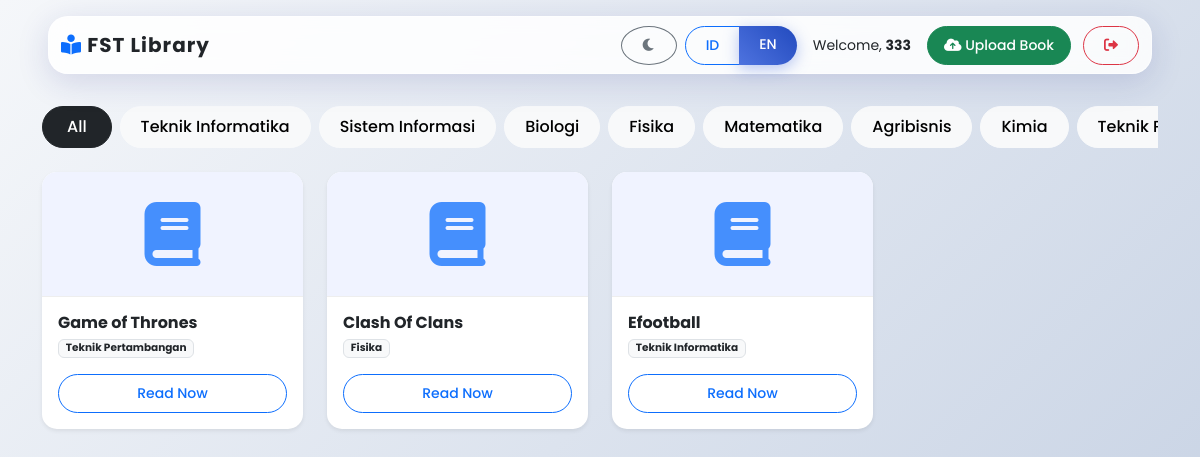
/index.php?lang=en (signed in), run on the app's committed database.
### tables this page shows
CREATE TABLE `books` (
  `id` int(11) NOT NULL,
  `user_id` int(11) DEFAULT NULL,
  `title` varchar(100) NOT NULL,
  `category` varchar(50) NOT NULL,
  `file_path` varchar(255) NOT NULL,
  `uploaded_at` timestamp NOT NULL DEFAULT current_timestamp()
);

### db.php (called while the page is built, shortened)
<?php
$dictionary = [
    'id' => [
        'welcome' => 'Selamat Datang',
        'library' => 'Perpustakaan FST',
        'upload' => 'Unggah Buku',
        'read' => 'Baca Sekarang',
        'category' => 'Kategori',
        'logout' => 'Keluar',
        'search_placeholder' => 'Cari kata...',
        'back' => 'Kembali',
        'dark_mode' => 'Mode Gelap',
        'login_title' => 'Masuk ke Sistem',
        'username' => 'Nama Pengguna',
        'password' => 'Kata Sandi',
        'no_book' => 'Belum ada buku. Unggah sekarang!',
        'upload_modal_title' => 'Unggah ePub Baru',
        'title_label' => 'Judul Buku',
        'file_label' => 'File Buku (.epub)',
        'btn_close' => 'Tutup',
        'btn_upload' => 'Unggah'
    ],
    'en' => [
        'welcome' => 'Welcome',
        'library' => 'FST Library',
        'upload' => 'Upload Book',
        'read' => 'Read Now',
        'category' => 'Category',
        'logout' => 'Logout',
        'search_placeholder' => 'Search words...',
        'back' => 'Back',
        'dark_mode' => 'Dark Mode',
        'login_title' => 'System Login',
        'username' => 'Username',
        'password' => 'Password',
        'no_book' => 'No books yet. Upload now!',
        'upload_modal_title' => 'Upload New ePub',
        'title_label' => 'Book Title',
        'file_label' => 'Book File (.epub)',
        'btn_close' => 'Close',
        'btn_upload' => 'Upload'
    ]
];
$lang = $dictionary[$_SESSION['curr_lang']];
?>

### index.php (the view, shortened to what this page needs)
<?php
include 'db.php';
$cat_filter = "";
$active_cat = "All";
$sql = "SELECT users.username, books.* FROM books
        JOIN users ON books.user_id = users.id
        $cat_filter
        ORDER BY books.uploaded_at DESC";
$books = $conn->query($sql);
?>
<!DOCTYPE html>
<html lang="<?= $_SESSION['curr_lang'] ?>">
<head>
    <link href="https://cdn.jsdelivr.net/npm/bootstrap@5.3.0/dist/css/bootstrap.min.css" rel="stylesheet">
    <link rel="stylesheet" href="https://cdnjs.cloudflare.com/ajax/libs/font-awesome/6.0.0/css/all.min.css">
    <link rel="stylesheet" href="style.css">
</head>
<body>
    <nav class="navbar navbar-expand-lg navbar-dark bg-transparent pt-3 px-3 px-md-5">
        <div class="container-fluid glass-card py-2">
            <a class="navbar-brand text-dark fw-bold" href="index.php">
                <i class="fas fa-book-reader text-primary"></i> <?= $lang['library'] ?>
            </a>
            <div class="d-flex align-items-center gap-2">
                <button onclick="toggleDarkMode()" class="btn btn-outline-secondary btn-sm rounded-circle" title="<?= $lang['dark_mode'] ?>">
                    <i class="fas fa-moon"></i>
                </button>
                <div class="btn-group btn-group-sm">
                    <a href="?lang=id" class="btn <?= $_SESSION['curr_lang'] == 'id' ? 'btn-primary' : 'btn-outline-primary' ?>">ID</a>
                    <a href="?lang=en" class="btn <?= $_SESSION['curr_lang'] == 'en' ? 'btn-primary' : 'btn-outline-primary' ?>">EN</a>
                </div>
                <div class="d-none d-md-block text-dark small ms-2">
                    <?= $lang['welcome'] ?>, <b><?= htmlspecialchars($_SESSION['user']) ?></b>
                </div>
                <button class="btn btn-success btn-sm rounded-pill px-3 ms-2" data-bs-toggle="modal" data-bs-target="#uploadModal">
                    <i class="fas fa-cloud-upload-alt"></i> <span class="d-none d-md-inline"><?= $lang['upload'] ?></span>
                </button>
                <a href="logout.php" class="btn btn-outline-danger btn-sm rounded-pill ms-1">
                    <i class="fas fa-sign-out-alt"></i>
                </a>
            </div>
        </div>
    </nav>
    <div class="container mt-4 mb-5">
        <div class="d-flex gap-2 overflow-auto pb-3 mb-2">
            <a href="index.php" class="btn <?= $active_cat == 'All' ? 'btn-dark' : 'btn-light' ?> rounded-pill px-4">All</a>
            <?php
            $categories = ['Teknik Informatika', 'Sistem Informasi', 'Biologi', 'Fisika', 'Matematika', 'Agribisnis', 'Kimia', 'Teknik Pertambangan'];
            foreach($categories as $cat):
            ?>
                <a href="?cat=<?= $cat ?>" class="btn <?= $active_cat == $cat ? 'btn-dark' : 'btn-light' ?> rounded-pill text-nowrap">
                    <?= $cat ?>
                </a>
            <?php endforeach; ?>
        </div>
        <div class="row g-4">
            <?php while($b = $books->fetch_assoc()): ?>
            <div class="col-6 col-md-4 col-lg-3">
    <div class="card book-card h-100 shadow-sm">
        <div class="book-icon-wrapper">
            <i class="fas fa-book fa-4x text-primary opacity-75"></i>
        </div>
        <div class="card-body d-flex flex-column p-3">
            <h6 class="card-title fw-bold text-dark mb-1 text-truncate" title="<?= htmlspecialchars($b['title']) ?>">
                <?= htmlspecialchars($b['title']) ?>
            </h6>
            <small class="text-muted mb-3 d-block">
                <span class="badge bg-light text-dark border"><?= $b['category'] ?></span>
            </small>
            <a href="reader.php?id=<?= $b['id'] ?>" class="btn btn-outline-primary btn-sm mt-auto w-100 rounded-pill">
                <?= $lang['read'] ?>
            </a>
        </div>
        </div>
    </div>
    <?php endwhile; ?>
</div>
    </div>
</body>
</html>

### style.css (style rules this page uses)
:root { --primary-color: #4e73df; --secondary-color: #858796; --bg-gradient: linear-gradient(135deg, #f5f7fa 0%, #c3cfe2 100%); --glass-bg: rgba(255, 255, 255, 0.85); --glass-border: 1px solid rgba(255, 255, 255, 0.5); --card-shadow: 0 8px 32px 0 rgba(31, 38, 135, 0.15); }
body { font-family: 'Poppins', sans-serif; background: var(--bg-gradient); min-height: 100vh; color: #444; transition: background 0.3s ease; }
.glass-card { background: var(--glass-bg); backdrop-filter: blur(10px); -webkit-backdrop-filter: blur(10px); border-radius: 20px; border: var(--glass-border); box-shadow: var(--card-shadow); }
.navbar-brand { font-weight: 700; letter-spacing: 1px; }
.btn { border-radius: 50px; padding: 8px 20px; font-weight: 500; transition: all 0.3s ease; }
.btn-primary { background: linear-gradient(45deg, #4e73df, #224abe); border: none; box-shadow: 0 4px 15px rgba(78, 115, 223, 0.4); }
.book-card { border: none; background: white; border-radius: 15px; overflow: hidden; transition: transform 0.3s, box-shadow 0.3s; height: 100%; }
.book-icon-wrapper { background: #f0f3ff; padding: 30px 0; text-align: center; border-bottom: 1px solid #eee; }

### data on the page
books: title "Game of Thrones", category "Teknik Pertambangan"
books: title "Clash Of Clans", category "Fisika"
books: title "Efootball", category "Teknik Informatika"

### other printed values
$lang['library'] "FST Library"
$lang['welcome'] "Welcome"
$_SESSION['user'] "333"
$lang['upload'] "Upload Book"
$cat "Teknik Informatika"
$cat "Sistem Informasi"
$cat "Biologi"
$cat "Fisika"
$cat "Matematika"
$cat "Agribisnis"
$cat "Kimia"
$cat "Teknik…"
